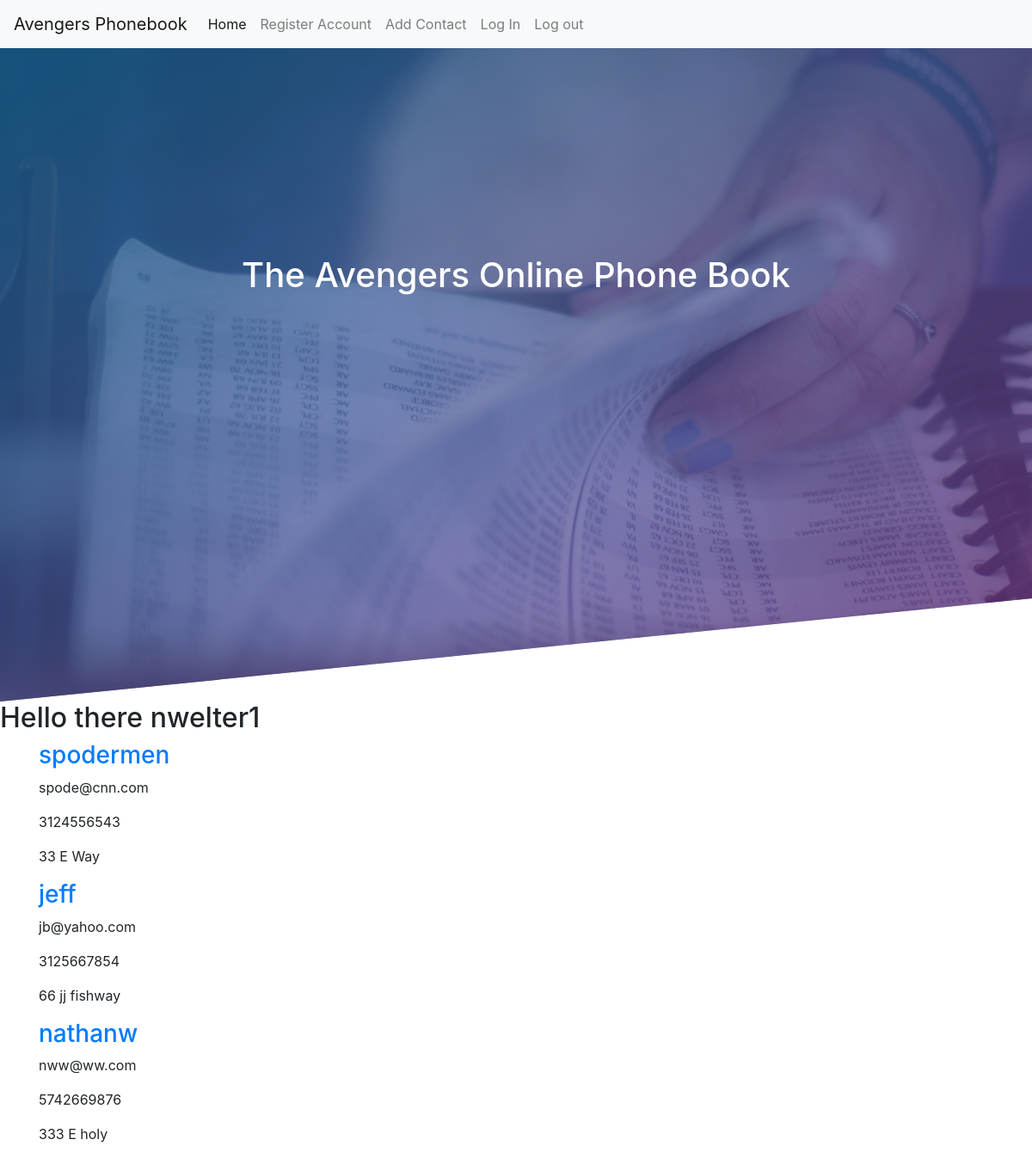
Page / (signed in) on the earlier database version.
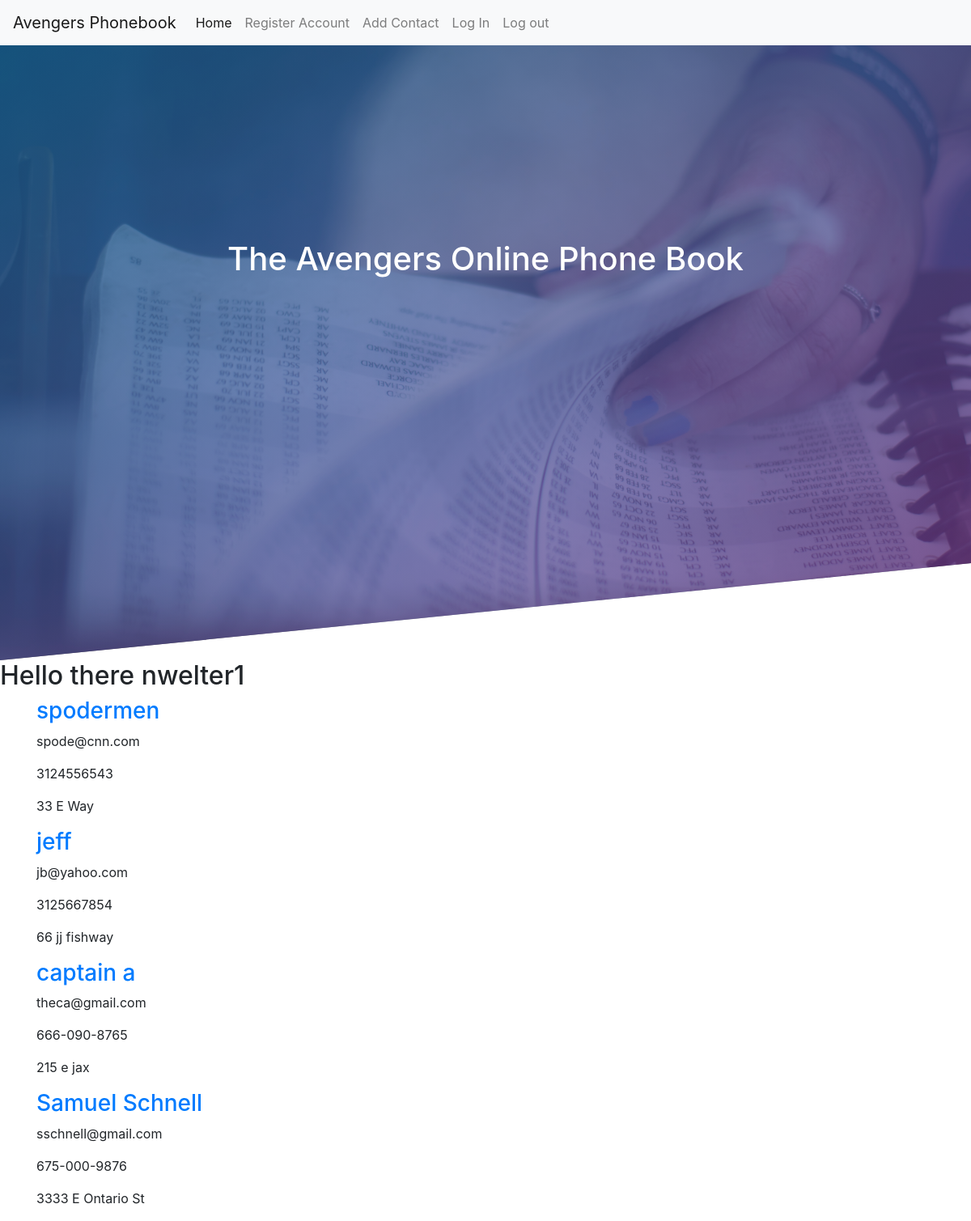
Same page on the later database version.
### phonebook/models.py (models this page shows, shortened)
class User(db.Model, UserMixin):
    id = db.Column(db.Integer, primary_key=True)
    username = db.Column(db.String(150), nullable=False, unique=True)
    email = db.Column(db.String(150), nullable=False, unique=True)
    password = db.Column(db.String(256), nullable=False)
    post = db.relationship('Info', backref='author', lazy=True)

class Info(db.Model):
    id = db.Column(db.Integer, primary_key=True)
    name = db.Column(db.String(150), nullable=False, unique=True)
    email = db.Column(db.String(150), nullable=False, unique=True)
    phone_number = db.Column(db.String(15), nullable=False, unique=True)
    address = db.Column(db.String(300), nullable=True)
    user_id = db.Column(db.Integer, db.ForeignKey('user.id'))

### phonebook/routes.py (the view)
@app.route('/')
def home():
    contacts=Info.query.all()
    return render_template('home.html', contacts=contacts)

### phonebook/models.py (called while the page is built)
@login.user_loader
def load_user(user_id):
    return User.query.get(user_id)

### phonebook/templates/home.html
{% extends 'base.html' %}
{% block content %}
<header class="banner">
    <h1 class="header-text">The Avengers Online Phone Book</h1>
</header>
<h2>Hello there {{ current_user.username }}</h2>
{% if current_user.is_authenticated %}
{% for contact in contacts %}
    <div class="container">
        <h3>
            <a href="{{ url_for('contact_detail', contact_id = contact.id) }}">{{ contact.name }}</a>
        </h3>
        <p>{{ contact.email }}</p>
        <p>{{ contact.phone_number }}</p>
        <p>{{ contact.address }}</p>
    </div>
{% endfor %}
{% else %}
<h2>Nothing to show here...</h2>
{% endif %}
{% endblock content %}

### phonebook/templates/base.html (shortened to what this page needs)
<!DOCTYPE html>
<html lang="en">
<head>
<link rel="stylesheet" href="https://cdnjs.cloudflare.com/ajax/libs/twitter-bootstrap/4.5.0/css/bootstrap.min.css">
<link rel="stylesheet" href="https://cdnjs.cloudflare.com/ajax/libs/font-awesome/5.14.0/css/all.min.css">
<link rel="stylesheet" href="../static/css/styles.css">
</head>
<body>
    {% include 'nav.html' %}
    {% block content %}
    {% endblock content %}
</body>
</html>

### phonebook/templates/nav.html (shortened to what this page needs)
<nav class="navbar navbar-expand-lg navbar-light bg-light">
    <a class="navbar-brand" href="#">Avengers Phonebook</a>
    <div class="collapse navbar-collapse" id="navbarNav">
      <ul class="navbar-nav">
        <li class="nav-item active">
          <a class="nav-link" href="{{ url_for('home') }}">Home <span class="sr-only">(current)</span></a>
        </li>
        <li class="nav-item">
          <a class="nav-link" href="{{ url_for('register') }}">Register Account</a>
        </li>
        <li class="nav-item">
            <a class="nav-link" href="{{ url_for('addcontact') }}">Add Contact</a>
          </li>
          <li class="nav-item">
            <a class="nav-link" href="{{ url_for('login') }}">Log In</a>
          </li>
          <li class="nav-item">
            <a class="nav-link" href="{{ url_for('logout') }}">Log out</a>
          </li>
      </ul>
    </div>
  </nav>

### phonebook/static/css/styles.css (style rules this page uses)
.banner { height: 95vh; background-image: linear-gradient(to right bottom, rgba(30,115,172,0.7), rgba(142,57,153,0.6)), url(..//images/brittany-colette-GFLMi4c8XMg-unsplash.jpg); background-size: cover; background-position: 35% 50%; -webkit-clip-path: polygon(0 0, 100% 0, 100% 80vh, 0 100%); clip-path: polygon(0 0, 100% 0, 100% 80vh, 0 100%); position: relative; }
.header-text { display: flex; justify-content: center; padding-top: 20%; left: 20rem; top: 10rem; color: white; }

Differences in the rows shown:
removed Info: name "nathanw", email "nww@ww.com", phone_number "5742669876", address "333 E holy"
added Info: name "captain a", email "theca@gmail.com", phone_number "666-090-8765", address "215 e jax"
added Info: name "Samuel Schnell", email "sschnell@gmail.com", phone_number "675-000-9876", address "3333 E Ontario St"
